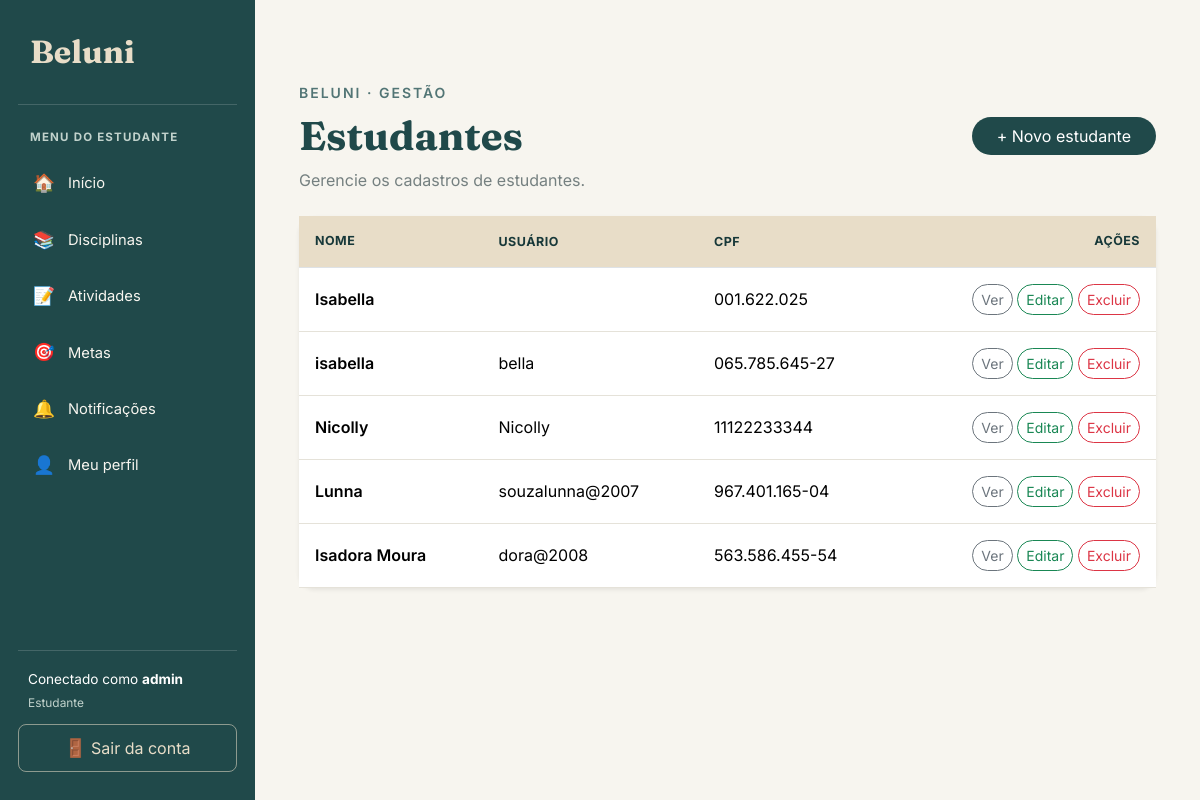
/estudantes/ (signed in), run on an earlier commit of the app's database.
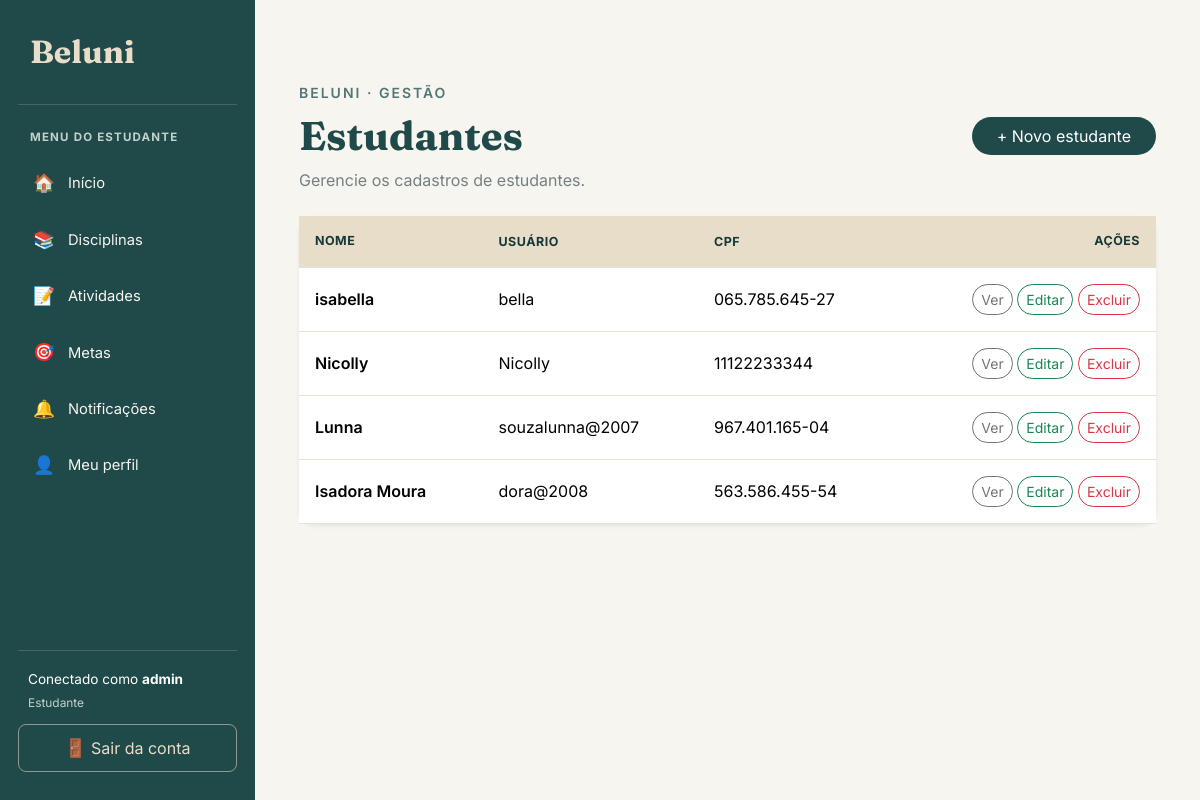
And on a later commit of the database.
### estudante/models.py (models this page shows, shortened)
class Estudante(User):
    cpf = models.CharField(max_length=14)
    nome = models.CharField(max_length=100)

### estudante/views.py (the view)
# urls.py: path('', views.listar_estudantes, name='listar_estudantes'),
@login_required
@user_passes_test(usuario_e_administrador, login_url='login_estudante')
def listar_estudantes(request):
    estudantes = Estudante.objects.all()
    return render(request, 'estudante/listar.html', {
        'estudantes': estudantes
    })

### estudante/views.py (called while the page is built)
def usuario_e_administrador(user):
    return (
        user.is_authenticated
        and (
            user.is_superuser
            or user.groups.filter(name='administrador').exists()
        )
    )

### estudante/templates/estudante/listar.html (shortened to what this page needs)
{% extends 'base.html' %}
{% block conteudo %}
<div class="container py-5">
    <div class="d-flex flex-wrap justify-content-between align-items-center gap-3 mb-4">
        <div>
            <span class="small text-uppercase fw-semibold" style="color:#527575;letter-spacing:2px;">
                BELUNI · GESTÃO
            </span>
            <h1 class="fw-bold mt-2" style="color:#20494A;font-family:'Fraunces',serif;">
                Estudantes
            </h1>
            <p class="text-secondary mb-0">Gerencie os cadastros de estudantes.</p>
        </div>
        <a href="{% url 'criar_estudante' %}" class="btn rounded-pill px-4"
           style="background:#20494A;color:white;">
            + Novo estudante
        </a>
    </div>
    <div class="card border-0 shadow-sm rounded-4">
        <div class="card-body p-0">
            {% if estudantes %}
                <div class="table-responsive">
                    <table class="table table-hover align-middle mb-0">
                        <thead style="background:#F7F5EF;">
                            <tr>
                                <th class="p-3">Nome</th>
                                <th>Usuário</th>
                                <th>CPF</th>
                                <th class="text-end p-3">Ações</th>
                            </tr>
                        </thead>
                        <tbody>
                            {% for estudante in estudantes %}
                                <tr>
                                    <td class="p-3 fw-semibold">{{ estudante.nome }}</td>
                                    <td>{{ estudante.username }}</td>
                                    <td>{{ estudante.cpf }}</td>
                                    <td class="text-end p-3">
                                        <a href="{% url 'detalhar_estudante' estudante.id %}"
                                           class="btn btn-sm btn-outline-secondary rounded-pill">Ver</a>
                                        <a href="{% url 'editar_estudante' estudante.id %}"
                                           class="btn btn-sm btn-outline-success rounded-pill">Editar</a>
                                        <a href="{% url 'excluir_estudante' estudante.id %}"
                                           class="btn btn-sm btn-outline-danger rounded-pill">Excluir</a>
                                    </td>
                                </tr>
                            {% endfor %}
                        </tbody>
                    </table>
                </div>
            {% endif %}
        </div>
    </div>
</div>
{% endblock %}

What changed in the data, as far as the page shows it:
removed Estudante: nome "Isabella", cpf "001.622.025"
